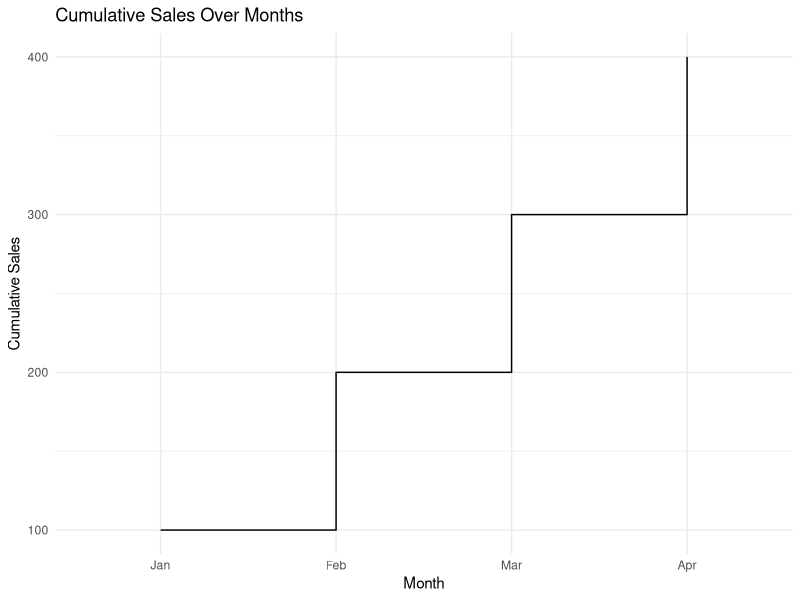

Source code (R):
library(ggplot2)
cumulative_sales_data <- data.frame(
  Month = factor(c("Jan", "Feb", "Mar", "Apr"), levels = c("Jan", "Feb", "Mar", "Apr")),
  Cumulative_Sales = c(100, 200, 300, 400)
)
ggplot(cumulative_sales_data, aes(x = Month, y = Cumulative_Sales, group = 1)) +
  geom_step() +
  labs(title = "Cumulative Sales Over Months",
       x = "Month",
       y = "Cumulative Sales") +
  theme_minimal()

